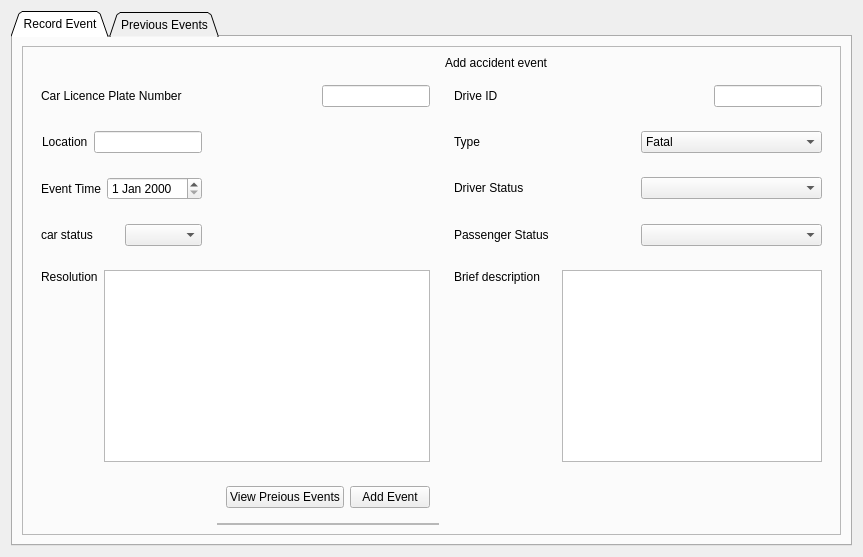
        <widget class="QWidget" name="page_7">
         <layout class="QHBoxLayout" name="horizontalLayout_16">
          <item>
           <widget class="QTabWidget" name="uncertainitywidget">
            <property name="tabShape">
             <enum>QTabWidget::Triangular</enum>
            </property>
            <property name="currentIndex">
             <number>0</number>
            </property>
            <widget class="QWidget" name="recordeventtab">
             <attribute name="title">
              <string>Record Event</string>
             </attribute>
             <layout class="QGridLayout" name="gridLayout_173">
              <item row="0" column="0">
               <widget class="QFrame" name="frame_224">
                <property name="frameShape">
                 <enum>QFrame::StyledPanel</enum>
                </property>
                <property name="frameShadow">
                 <enum>QFrame::Raised</enum>
                </property>
                <layout class="QGridLayout" name="gridLayout_157">
                 <item row="1" column="0" colspan="2">
                  <widget class="QWidget" name="widget_3" native="true">
                   <layout class="QGridLayout" name="gridLayout_159">
                    <item row="0" column="0">
                     <widget class="QLabel" name="label_29">
                      <property name="text">
                       <string>Car Licence Plate Number</string>
                      </property>
                     </widget>
                    </item>
                    <item row="0" column="1" alignment="Qt::AlignRight">
                     <widget class="QLineEdit" name="carid"/>
                    </item>
                   </layout>
                  </widget>
                 </item>
                 <item row="1" column="2">
                  <widget class="QWidget" name="widget_8" native="true">
                   <layout class="QGridLayout" name="gridLayout_160">
                    <item row="0" column="0">
                     <widget class="QLabel" name="label_30">
                      <property name="text">
                       <string>Drive ID</string>
                      </property>
                     </widget>
                    </item>
                    <item row="0" column="1" alignment="Qt::AlignRight">
                     <widget class="QLineEdit" name="driverid"/>
                    </item>
                   </layout>
                  </widget>
                 </item>
                 <item row="2" column="0" alignment="Qt::AlignRight">
                  <widget class="QWidget" name="widget_4" native="true">
                   <layout class="QGridLayout" name="gridLayout_161">
                    <item row="0" column="0" alignment="Qt::AlignLeft">
                     <widget class="QLabel" name="label_31">
                      <property name="text">
                       <string>Location</string>
                      </property>
                     </widget>
                    </item>
                    <item row="0" column="1" alignment="Qt::AlignRight">
                     <widget class="QLineEdit" name="lineEdit_11"/>
                    </item>
                   </layout>
                  </widget>
                 </item>
                 <item row="2" column="2">
                  <widget class="QWidget" name="widget_9" native="true">
                   <layout class="QGridLayout" name="gridLayout_162">
                    <item row="0" column="0">
                     <widget class="QLabel" name="label_26">
                      <property name="text">
                       <string>Type</string>
                      </property>
                     </widget>
                    </item>
                    <item row="0" column="1">
                     <widget class="QComboBox" name="accidenttype">
                      <item>
                       <property name="text">
                        <string>Fatal</string>
                       </property>
                      </item>
                      <item>
                       <property name="text">
                        <string>Non Fatal</string>
                       </property>
                      </item>
                     </widget>
                    </item>
                   </layout>
                  </widget>
                 </item>
                 <item row="3" column="0">
                  <widget class="QWidget" name="widget_5" native="true">
                   <layout class="QGridLayout" name="gridLayout_163">
                    <item row="0" column="0">
                     <widget class="QLabel" name="label_28">
                      <property name="text">
                       <string>Event Time</string>
                      </property>
                     </widget>
                    </item>
                    <item row="0" column="1" alignment="Qt::AlignRight">
                     <widget class="QDateEdit" name="accidentdate"/>
                    </item>
                   </layout>
                  </widget>
                 </item>
                 <item row="3" column="2">
                  <widget class="QWidget" name="widget_10" native="true">
                   <layout class="QGridLayout" name="gridLayout_164">
                    <item row="0" column="0">
                     <widget class="QLabel" name="label_34">
                      <property name="text">
                       <string>Driver Status</string>
                      </property>
                     </widget>
                    </item>
                    <item row="0" column="1">
                     <widget class="QComboBox" name="comboBox"/>
                    </item>
                   </layout>
                  </widget>
                 </item>
                 <item row="4" column="0">
                  <widget class="QWidget" name="widget_6" native="true">
                   <layout class="QGridLayout" name="gridLayout_165">
                    <item row="0" column="0">
                     <widget class="QLabel" name="label_33">
                      <property name="text">
                       <string>car status</string>
                      </property>
                     </widget>
                    </item>
                    <item row="0" column="1">
                     <widget class="QComboBox" name="comboBox_2"/>
                    </item>
                   </layout>
                  </widget>
                 </item>
                 <item row="4" column="2">
                  <widget class="QWidget" name="widget_11" native="true">
                   <layout class="QGridLayout" name="gridLayout_166">
                    <item row="0" column="0">
                     <widget class="QLabel" name="label_35">
                      <property name="text">
                       <string>Passenger Status</string>
                      </property>
                     </widget>
                    </item>
                    <item row="0" column="1">
                     <widget class="QComboBox" name="comboBox_3"/>
                    </item>
                   </layout>
                  </widget>
                 </item>
                 <item row="5" column="0" colspan="2">
                  <widget class="QWidget" name="widget_7" native="true">
                   <property name="enabled">
                    <bool>true</bool>
                   </property>
                   <property name="sizePolicy">
                    <sizepolicy hsizetype="Minimum" vsizetype="Maximum">
                     <horstretch>0</horstretch>
                     <verstretch>0</verstretch>
                    </sizepolicy>
                   </property>
                   <property name="minimumSize">
                    <size>
                     <width>359</width>
                     <height>210</height>
                    </size>
                   </property>
                   <layout class="QGridLayout" name="gridLayout_168">
                    <item row="0" column="0" alignment="Qt::AlignTop">
                     <widget class="QLabel" name="label_32">
                      <property name="text">
                       <string>Resolution</string>
                      </property>
                     </widget>
                    </item>
                    <item row="0" column="1">
                     <widget class="QTextEdit" name="textEdit">
                      <property name="minimumSize">
                       <size>
                        <width>270</width>
                        <height>192</height>
                       </size>
                      </property>
                     </widget>
                    </item>
                   </layout>
                  </widget>
                 </item>
                 <item row="5" column="2">
                  <widget class="QWidget" name="widget_12" native="true">
                   <property name="minimumSize">
                    <size>
                     <width>386</width>
                     <height>210</height>
                    </size>
                   </property>
                   <layout class="QGridLayout" name="gridLayout_169">
                    <item row="0" column="0" alignment="Qt::AlignTop">
                     <widget class="QLabel" name="label_27">
                      <property name="text">
                       <string>Brief description</string>
                      </property>
                     </widget>
                    </item>
                    <item row="0" column="1" alignment="Qt::AlignTop">
                     <widget class="QTextEdit" name="accidentdescription">
                      <property name="sizePolicy">
                       <sizepolicy hsizetype="Minimum" vsizetype="Minimum">
                        <horstretch>0</horstretch>
                        <verstretch>0</verstretch>
                       </sizepolicy>
                      </property>
                      <property name="minimumSize">
                       <size>
                        <width>260</width>
                        <height>192</height>
                       </size>
                      </property>
                      <property name="tabChangesFocus">
                       <bool>true</bool>
                      </property>
                     </widget>
                    </item>
                   </layout>
                  </widget>
                 </item>
                 <item row="6" column="0">
                  <widget class="QWidget" name="widget_14" native="true">
                   <layout class="QGridLayout" name="gridLayout_171">
                    <item row="0" column="0">
                     <widget class="QWidget" name="widget_15" native="true"/>
                    </item>
                   </layout>
                  </widget>
                 </item>
                 <item row="0" column="2">
                  <widget class="QLabel" name="label_25">
                   <property name="text">
                    <string>Add accident event</string>
                   </property>
                  </widget>
                 </item>
                 <item row="0" column="1">
                  <widget class="QWidget" name="widget_13" native="true"/>
                 </item>
                 <item row="6" column="1">
                  <widget class="QWidget" name="widget_16" native="true">
                   <layout class="QGridLayout" name="gridLayout_19">
                    <item row="0" column="0">
                     <widget class="QPushButton" name="previouseventsbutton">
                      <property name="text">
                       <string>View Preious Events</string>
                      </property>
                     </widget>
                    </item>
                    <item row="0" column="1">
                     <widget class="QPushButton" name="addaccident">
                      <property name="text">
                       <string>Add Event</string>
                      </property>
                     </widget>
                    </item>
                   </layout>
                  </widget>
                 </item>
                 <item row="7" column="1">
                  <widget class="QFrame" name="frame_29">
                   <property name="frameShape">
                    <enum>QFrame::StyledPanel</enum>
                   </property>
                   <property name="frameShadow">
                    <enum>QFrame::Raised</enum>
                   </property>
                  </widget>
                 </item>
                </layout>
               </widget>
              </item>
             </layout>
            </widget>
            <widget class="QWidget" name="tab_12">
             <attribute name="title">
              <string>Previous Events</string>
             </attribute>
            </widget>
           </widget>
          </item>
         </layout>
        </widget>
